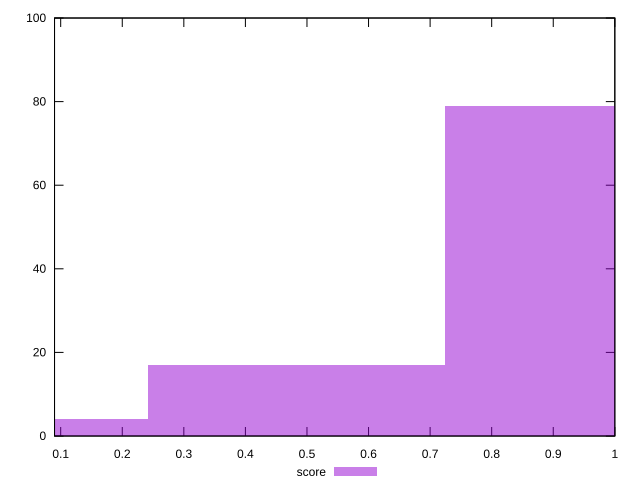

Generate this figure with gnuplot:
reset

$score <<EOF
0.9646215130747992 79
0.4823107565373996 17
0 4
EOF

set key outside below
set boxwidth 0.4823107565373996
set xrange [0.09:1]
set yrange [0:100]
set trange [0:100]
set style fill transparent solid 0.5 noborder
set terminal svg size 640, 490 enhanced background rgb 'white'
set output "report_00014_2021-02-09T15:56:05.503Z/total-blocking-time/samples/pages+cached+noadtech/score/histogram.svg"

plot $score title "score" with boxes

reset
